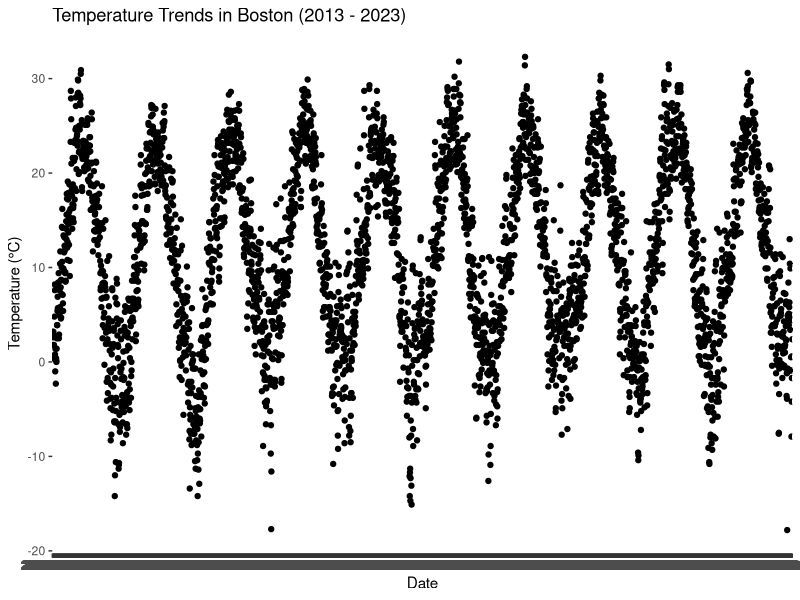
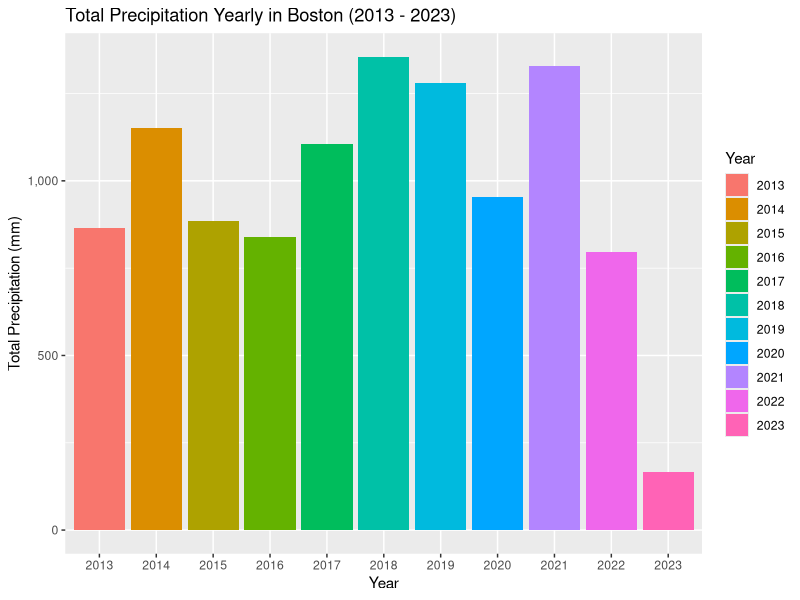

Write the R code that produced these figures, in order.
#Noah Greski and Andrew Jop
#Fall 2023
#Boston Weather Data 2013 - 2023

install.packages("ggplot2")
library(ggplot2)

#read in csv file
data <- read.csv("Boston Example/boston_weather_data.csv")
data

#creates scatter plot
ggplot(data, aes(x = time, y = tavg)) +
  geom_point() +
  labs(title = "Temperature Trends in Boston (2013 - 2023)",
       x = "Date",
       y = "Temperature (°C)")

#converts date into date object
data$time <- as.Date(data$time, format = "%Y-%m-%d")

#converts to just year
data$year <- format(data$time, "%Y")

#creates bar chart of Total Precipitation
ggplot(data, aes(x = year, y = prcp, fill = year)) +
  geom_bar(stat = "summary", fun = "sum", position = "dodge") +
  labs(title = "Total Precipitation Yearly in Boston (2013 - 2023)",
       x = "Year",
       y = "Total Precipitation (mm)",
       fill = "Year") +
  scale_y_continuous(labels = scales::comma_format()) #better readability with commas